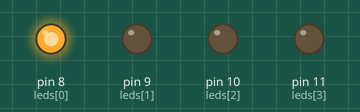
This sketch was run on a simulated Arduino Uno, built with avr-gcc and run on an emulated ATmega328P. On the bench: output pins drawn as LEDs (lit = HIGH).

Above: at 0.07 s.
At 0.67 s:
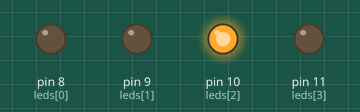
At 1.42 s:
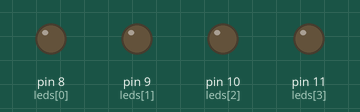
At 2.17 s:
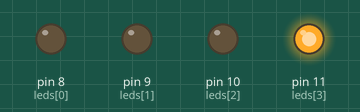
At 2.77 s:
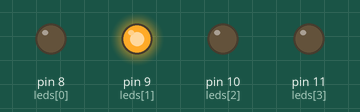
Timing chart, 0 to 3.1 s (numbered marks = the images above):
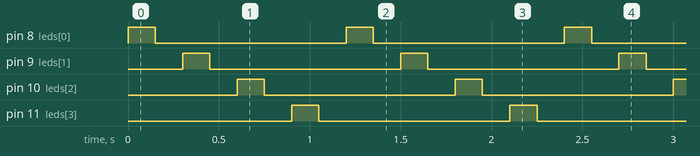

Measured:
- by itself, pin 8 (leds[0]), pin 9 (leds[1]), pin 10 (leds[2]), pin 11 (leds[3]): alternates HIGH for 0.15 s and LOW for 1.1 s
- by itself, everything shown: repeats every 1.2 s, in 8 steps

The sketch:

exemplo_sequencia_leds.ino
```cpp
int leds[] = {8,9,10,11}; //DECLARA OS PINOS QUE SERÃO USADOS PELOS LED'S
int contador = 0; //VARIÁVEL RESPONSÁVEL PELA CONTAGEM FEITA NO LAÇO "for"
int timer  = 150; //INTERVALO DE 150ms

void setup(){
  for(contador = 0; contador < 4; contador ++){ //PARA "contador" IGUAL A 0,ENQUANTO "contador" MENOR QUE 4, INCREMENTA "contador"
    pinMode(leds[contador], OUTPUT); //DEFINE AS PORTAS COMO SAÍDA
  }
}
void loop(){
  for(contador = 0; contador < 4; contador ++){ //PARA "contador" IGUAL A 0,ENQUANTO "contador" MENOR QUE 4, INCREMENTA "contador"
    digitalWrite(leds[contador], HIGH); //ACENDE O LED
    delay(timer); //INTERVALO DE 150ms
    digitalWrite(leds[contador], LOW); //APAGA O LED
    delay(timer); //INTERVALO DE 150ms
  }
}
```
